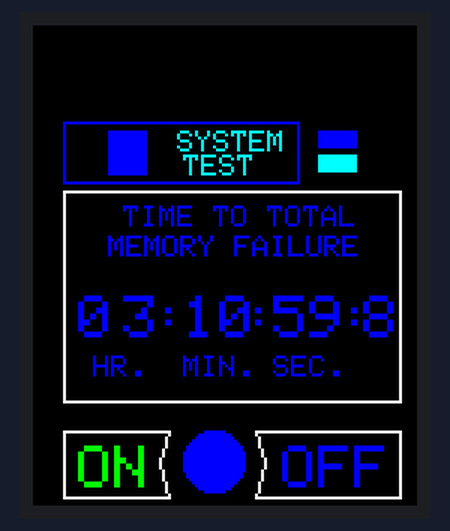
A sketch run on a simulated Arduino Uno, built with avr-gcc and run on an emulated ATmega328P. Shown: 128×160 colour display.

Above: at 1.25 s.
At 6.05 s:
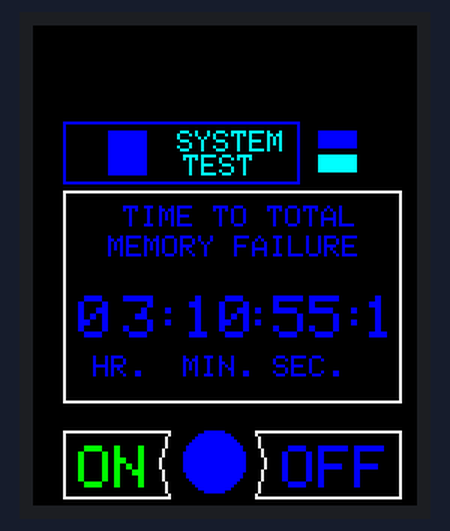
At 10.84 s:
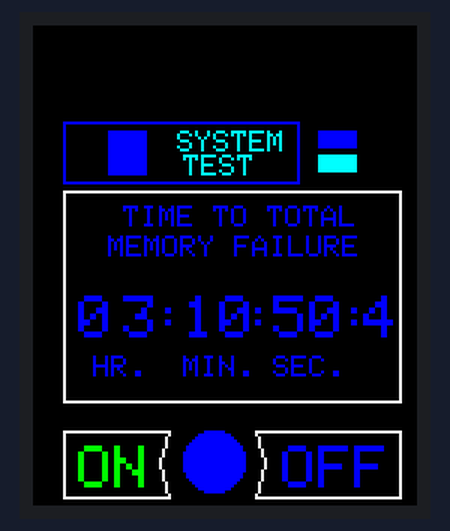
At 20.53 s:
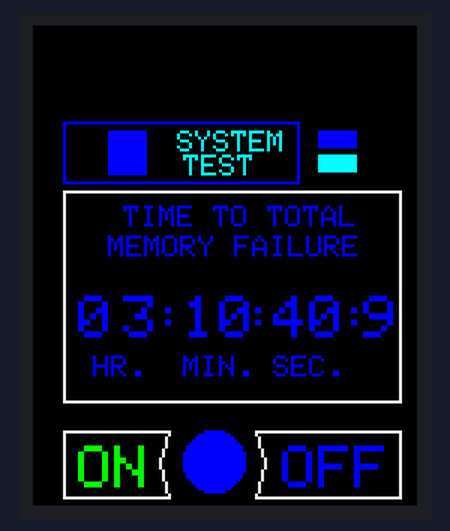
At 30.22 s:
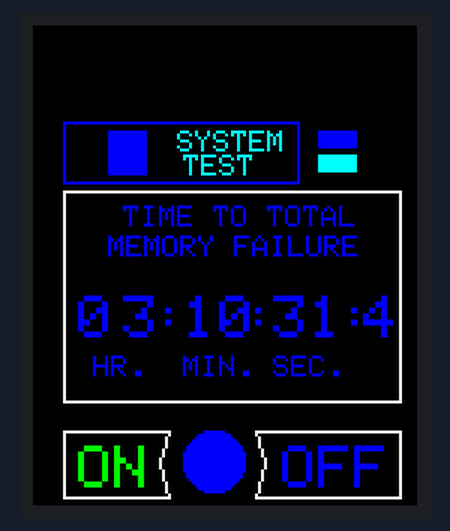
At 39.93 s:
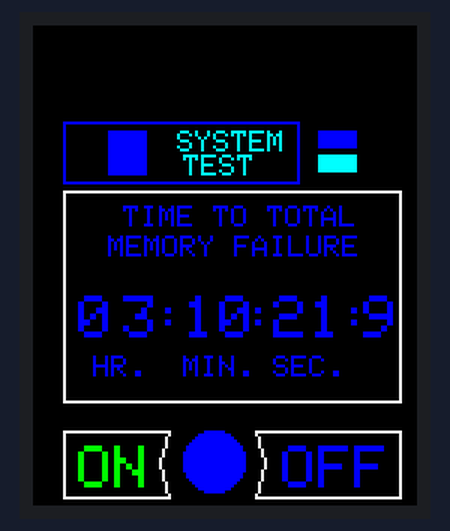

The sketch:

F6VEZL9JEIVA6ZD.ino
```cpp
// (licence header left out)
#include <Adafruit_GFX.h>    // Core graphics library
#include <Adafruit_ST7735.h> // Hardware-specific library
#include <SPI.h>


#define TFT_CS     10
#define TFT_RST    9
#define TFT_DC     8

#define BLACK   0x0000
#define RED     0x001F
#define BLUE    0xF800
#define GREEN   0x07E0
#define YELLOW  0x07FF
#define PURPLE  0xF81F
#define CYAN    0xFFE0
#define WHITE   0xFFFF

// Option 1 (recommended): must use the hardware SPI pins
// (for UNO thats sclk = 13 and sid = 11) and pin 10 must be
// an output. This is much faster - also required if you want
// to use the microSD card (see the image drawing example)
// Adafruit_ST7735 tft = Adafruit_ST7735(TFT_CS,  TFT_DC, TFT_RST);

// Option 2: use any pins but a little slower!
#define TFT_SCLK 13   // set these to be whatever pins you like!
#define TFT_MOSI 11   // set these to be whatever pins you like!
Adafruit_ST7735 tft = Adafruit_ST7735(TFT_CS, TFT_DC, TFT_MOSI, TFT_SCLK, TFT_RST);

int MS = 9;  //count deci-seconds
int S = 59; // count seconds
int M = 10; // count minutes
int H = 3; // count hours


float p = 3.1415926;

void setup(void) {

  // Use this initializer if you're using TFT
  tft.initR(INITR_BLACKTAB);   // initialize a ST7735S chip, black tab
  tft.fillScreen(ST7735_BLACK);

  print_labels();
  draw_buttons();
  delay(1000);

}

void loop() {

  tft.invertDisplay(false);

  print_ms(MS,BLACK);
  MS--;

  if(MS<0){
  print_sec(S,BLACK);
  S--;
  MS = 9;
  }

  if(S<0){
  print_min(M,BLACK);
  M--;
  S=59;
  }

  if(M<0){
  print_hour(H,BLACK);
  H--;
  M=59;
  }

  if(H<0){
  H=23;
  M=59;
  S=59;
  }

  print_hour(H,RED);
  print_min(M,RED);
  print_sec(S,RED);
  print_ms(MS,RED);
  delay(100);

}


void print_labels(){

  tft.fillScreen(ST7735_BLACK);
  tft.setTextSize(1);

  //System label
  tft.setTextColor(YELLOW);
  tft.setCursor(48,35);
  tft.println("SYSTEM");
  tft.setCursor(50,43);
  tft.println("TEST");

  //Warning label
  tft.setTextColor(RED);
  tft.setCursor(30,60);
  tft.println("TIME TO TOTAL");
  tft.setCursor(25,70);
  tft.println("MEMORY FAILURE");

  //Time label
  tft.setTextColor(RED);
  tft.setCursor(20,110);
  tft.println("HR.");

  tft.setCursor(50,110);
  tft.println("MIN.");

  tft.setCursor(80,110);
  tft.println("SEC.");

  //ON and OFF labels
  tft.setTextSize(2);
  tft.setTextColor(GREEN);
  tft.setCursor(15,140);
  tft.println("ON");

  tft.setTextColor(RED);
  tft.setCursor(83,140);
  tft.println("OFF");

}


void draw_buttons(){

  //Red button left of System Test label
  tft.fillRect(25, 35, 13, 15, RED);

  //Red and yellow buttons right of System Test label
  tft.fillRect(95, 35, 13, 6, RED);
  tft.fillRect(95, 43, 13, 6, YELLOW);

  //Rectangle around left red button and system test label
  tft.drawLine(10,32,10,52, RED);
  tft.drawLine(10,52,88,52, RED);
  tft.drawLine(88,52,88,32, RED);
  tft.drawLine(88,32,10,32, RED);

  //Rectangle around counter
  tft.drawLine(10,55,10,125, WHITE);
  tft.drawLine(10,125,122,125, WHITE);
  tft.drawLine(122,125,122,55, WHITE);
  tft.drawLine(122,55,10,55, WHITE);

  //shape around ON label
  tft.drawLine(10,135,10,157, WHITE);
  tft.drawLine(10,157,45,157, WHITE);
  tft.drawLine(45,157,42,145, WHITE);
  tft.drawLine(42,145,45,135, WHITE);
  tft.drawLine(45,135,10,135, WHITE);

  //shape around OFF label
  tft.drawLine(122,135,122,157, WHITE);
  tft.drawLine(122,157,74,157, WHITE);
  tft.drawLine(74,157,77,145, WHITE);
  tft.drawLine(77,145,74,135, WHITE);
  tft.drawLine(74,135,122,135, WHITE);

  //Red button bewteen ON and OFF
  tft.fillCircle(60, 145, 10, RED);

}

void print_ms(uint8_t ms, uint16_t color){

  tft.setTextColor(color);
  tft.setTextSize(2);
  //print colon followed by deci-seconds
  tft.setCursor(102,90);
  tft.println(":");
  tft.setCursor(110,90);
  tft.println(ms);
  //delay(10);

}

void print_sec(uint8_t s, uint16_t color){

  tft.setTextColor(color);
  tft.setTextSize(2);
  //print colon followed by seconds
  tft.setCursor(70,90);
  tft.println(":");

  if(s>9){
    tft.setCursor(80,90);
    tft.println(s);
  }
  else{
    tft.setCursor(80,90);
    tft.println("0");
    tft.setCursor(95,90);
    tft.println(s);
  }

}

void print_min(uint8_t m, uint16_t color){

  tft.setTextColor(color);
  tft.setTextSize(2);
  //print colon followed by minutes
  tft.setCursor(40,90);
  tft.println(":");

  if(m>9){
    tft.setCursor(50,90);
    tft.println(m);
  }

  else{
    tft.setCursor(50,90);
    tft.println("0");
    tft.setCursor(62,90);
    tft.println(m);
  }
}

void print_hour(uint8_t h, uint16_t color){

  tft.setTextColor(color);
  tft.setTextSize(2);
  //print hour

  if(h > 9){
   tft.setCursor(20,90);
   tft.println(h);
  }
  else{
   tft.setCursor(15,90);
   tft.println("0");
   tft.setCursor(30,90);
   tft.println(h);
  }
}
```
